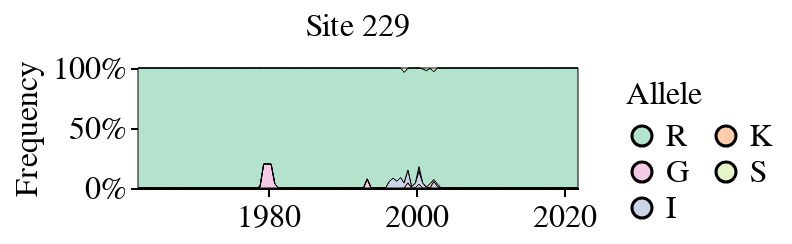

The cell this chart's notebook holds for it:
### Code cell
plot_site_frequencies(frequencies_60y_df, 229)

### Figure 1 — Vega-Lite specification as saved in the notebook (floating-point values rounded to 4 significant figures; data arrays with more than 128 entries replaced by an {"elided": "..."} marker saying what was removed)
{"config": {"background": "white", "title": {"fontSize": 20, "fontWeight": "normal", "font": "Helvetica", "anchor": "start", "color": "#000000", "orient": "top", "offset": 5, "subtitleColor": "gray", "subtitleFont": "Helvetica", "subtitleFontWeight": "normal", "subtitleFontSize": 18, "subtitlePadding": 2}, "axis": {"domain": true, "domainColor": "black", "domainWidth": 1, "grid": false, "gridColor": "#DEDDDD", "gridWidth": 0.5, "labelFont": "Helvetica", "labelFontSize": 16, "labelFlush": false, "labelFontWeight": "normal", "labelPadding": 2, "tickColor": "black", "tickSize": 4, "tickCount": 3, "tickWidth": 1, "titleFont": "Helvetica", "titleAlign": "center", "titleFontWeight": "normal", "titleFontSize": 16, "titlePadding": 5}, "legend": {"labelFont": "Helvetica", "labelFontSize": 16, "symbolSize": 100, "titleFont": "Helvetica", "titleFontSize": 16, "titleFontWeight": "normal", "padding": 5, "titleLimit": 200, "gradientLength": 100}, "range": {"category": ["#4e79a7", "#f28e2c", "#e15759", "#76b7b2", "#59a14f", "#edc949", "#af7aa1", "#ff9da7", "#9c755f", "#bab0ab"], "diverging": ["#c7e9b4", "#7fcdbb", "#41b6c4", "#1d91c0", "#225ea8", "#253494"]}, "view": {"stroke": "white", "strokeWidth": 0}, "text": {"font": "Helvetica", "fontSize": 16}}, "data": {"name": "data-cdb2716d7ab20ced9bf071fc80b00b6b"}, "mark": {"type": "area", "stroke": "black", "strokeWidth": 0.5}, "encoding": {"color": {"field": "allele", "legend": {"columns": 2}, "scale": {"domain": ["R", "G", "I", "K", "S"], "range": ["#B3E2CD", "#F4CAE4", "#CBD5E8", "#FDCDAC", "#E6F5C9", "#FFF2AE", "#F1E2CC", "#CCCCCC"]}, "title": "Allele", "type": "nominal"}, "order": {"field": "allele", "type": "nominal"}, "tooltip": [{"field": "HA_region", "type": "nominal"}, {"field": "site", "type": "quantitative"}, {"field": "allele", "type": "nominal"}, {"field": "frequency", "type": "quantitative"}, {"field": "date", "type": "temporal"}], "x": {"axis": {"grid": false, "tickCount": 3}, "field": "date", "title": "", "type": "temporal"}, "y": {"axis": {"grid": false, "tickCount": 3}, "field": "frequency", "stack": "normalize", "title": "Frequency", "type": "quantitative"}}, "height": 60, "title": {"text": "Site 229", "anchor": "middle", "fontSize": 16, "fontWeight": "normal"}, "width": 220, "$schema": "https://vega.github.io/schema/vega-lite/v5.16.3.json", "datasets": {"data-cdb2716d7ab20ced9bf071fc80b00b6b": {"elided": "600 records"}}}
